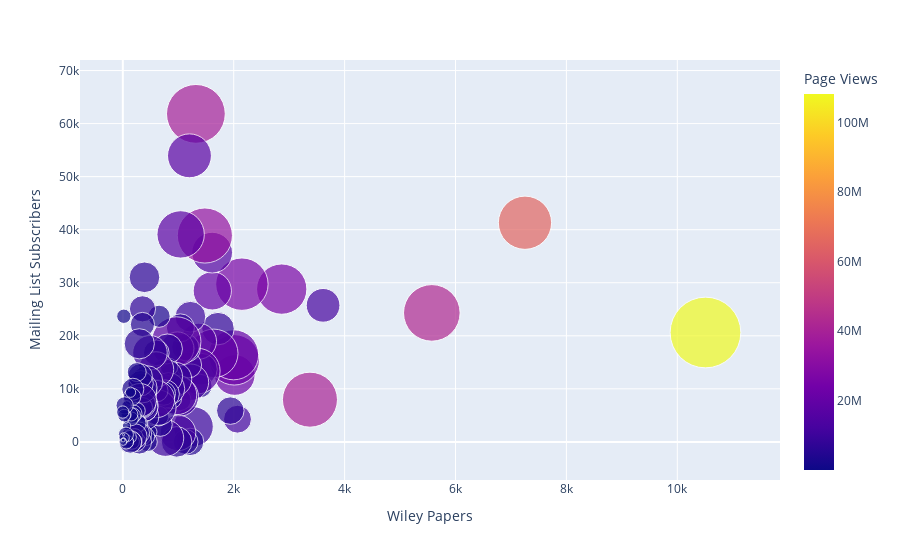

The notebook cell saved with this chart:
### Code cell
# Great. After playing around with a few settings above, I'm pretty happy with this...
# But I want to see what it looks like when I swap the Y axis and bubble size, and color-code a new metric.

px.scatter(data_frame = verticals,
           x="Wiley Papers",
           y="Mailing List Subscribers",
           size="Unique Visitors",
           color = "Page Views",
           hover_data=["WOL L2 Subject"],
           log_x=False,
           size_max=50)

### Figure 1 — Plotly figure (JSON) as saved in the notebook; plotly's stock layout.template omitted (floating-point values rounded to 4 significant figures)
{"data": [{"customdata": [["Materials Science"], ["General & Introductory Chemistry"], ["Earth Sciences"], ["Electrical & Electronics Engineering"], ["Ecology"], ["Food Science & Technology"], ["Cell & Molecular Biology"], ["Nanotechnology"], ["Plant Science"], ["Neurology"], ["Dermatology"], ["Physics"], ["Cardiovascular Disease"], ["Oncology & Radiotherapy"], ["Dentistry"], ["Economics"], ["Nursing"], ["Analytical Chemistry"], ["Mathematics"], ["Veterinary Medicine"], ["Pharmacology & Pharmaceutical Medicine"], ["Business & Management"], ["General & Internal Medicine"], ["Agriculture"], ["Hematology"], ["General & Introductory Medical Science"], ["Education"], ["Organic Chemistry"], ["Pharmaceutical & Medicinal Chemistry"], ["Civil Engineering & Construction"], ["Surgery & Surgical Specialties"], ["General Life Sciences"], ["Chemical Engineering"], ["Physical Chemistry"], ["Endocrinology"], ["Development Studies"], ["Neuroscience"], ["Political Science"], ["Basic Medical Sciences"], ["Obstetrics & Gynecology"], ["Gastroenterology & Hepatology"], ["Zoology & Animal Science"], ["Mechanical Engineering"], ["Genetics"], ["Environmental Studies"], ["Health & Social Care"], ["Anatomy & Physiology"], ["Radiology & Imaging"], ["Energy"], ["Biochemistry"], ["Computer Science"], ["Otolaryngology (Ear, Nose & Throat)"], ["Urology"], ["Aquaculture, Fisheries & Fish Science"], ["Statistics"], ["Clinical Psychology"], ["Developmental Psychology"], ["Catalysis"], ["Microbiology & Virology"], ["Mental Health & Addiction"], ["Psychiatry"], ["Geriatric Medicine"], ["Respiratory Medicine"], ["Pathology"], ["Rheumatology"], ["Philosophy"], ["General Psychology"], ["Anthropology"], ["Allergy & Clinical Immunology"], ["Geography"], ["Emergency Medicine"], ["Finance & Investments"], ["Evolution"], ["Anaesthesia & Pain Management"], ["Language & Linguistics"], ["Pediatrics"], ["Social Psychology"], ["Cognitive Psychology"], ["Family & Child Studies"], ["Sociology"], ["Transplantation"], ["Sports Medicine & Orthopedics"], ["Inorganic Chemistry"], ["Ophthalmology & Optometry"], ["Nutrition & Dietetics"], ["Accounting"], ["Social Policy & Welfare"], ["Psychotherapy & Counseling"], ["Evidence Based Medicine"], ["Religion & Theology"], ["Law"], ["Industrial Chemistry"], ["History"], ["Educational & School Psychology"], ["Intellectual Disability"], ["Nephrology"], ["Computational Chemistry & Molecular Modelling"], ["Biomedical Engineering"], ["Applied Psychology"], ["Cultural Studies"], ["Rehabilitation"], ["Archaeology"], ["Architecture"], ["Information Science & Technology"], ["Literature"], ["Personality & Individual Differences"], ["Astronomy"], ["Museum & Heritage Studies"], ["Industrial Engineering"], ["Environmental Chemistry"], ["Criminology"], ["Urban Studies"], ["General Computing"], ["Design & Graphic Design"], ["Psychological Methods, Research & Statistics"], ["Classical Studies"], ["Art & Photography"], ["Performing Arts & Music"], ["Communication & Media Studies"]], "hovertemplate": "Wiley Papers=%{x}<br>Mailing List Subscribers=%{y}<br>Unique Visitors=%{marker.size}<br>WOL L2 Subject=%{customdata[0]}<br>Page Views=%{marker.color}<extra></extra>", "legendgroup": "", "marker": {"color": [108276834, 65063710, 42990142, 11967947, 40704443, 26710134, 26392004, 11901017, 21957948, 22530976, 20461101, 7090974, 8284425, 18938580, 20459878, 16007464, 34128028, 9218427, 5259322, 16646092, 16336358, 39640865, 9851466, 9991489, 12058932, 5078390, 17756364, 10665427, 5604205, 5868916, 5781498, 18057888, 7105068, 4883654, 12089477, 12382512, 9816320, 14172657, 6903758, 17796857, 8923945, 3720179, 2831187, 9060614, 7854475, 10426923, 8771567, 6369205, 4656474, 4992920, 3944116, 2900447, 7629932, 6081505, 6395647, 12597636, 12617044, 2051114, 9823151, 2748294, 7482307, 5248387, 2549585, 3917970, 5058510, 5672184, 7395327, 7034802, 5597938, 5440128, 2544251, 8007541, 5776537, 6235320, 6848789, 4015245, 8757294, 4529476, 4973550, 6684098, 2586655, 3830889, 2686289, 2373965, 3187634, 4848485, 2114608, 5758715, 227007, 2076460, 3708246, 2005215, 2089720, 3165888, 1952188, 1416884, 1622519, 766668, 4131486, 1246173, 1429854, 589833, 714040, 1533003, 726690, 1638285, 163480, 364659, 394291, 3053236, 1439619, 834971, 1461297, 115964, 172480, 25924, 358123, 118159, 982700], "coloraxis": "coloraxis", "size": [14612560, 8284404, 9372019, 3322269, 8852712, 7401176, 8027824, 2273448, 4835726, 7440547, 7331718, 2218636, 3094044, 6856644, 4283285, 4846454, 8884178, 2943694, 1596375, 3801544, 6119091, 10101613, 4652013, 2757509, 3905745, 2195080, 5634260, 1932707, 1837152, 1803500, 2154816, 6557916, 2298617, 1387926, 4499469, 3717320, 3225236, 4537976, 2738561, 7114697, 3388090, 1245283, 899531, 3079811, 2620702, 3900883, 3496894, 2347588, 1628783, 1640857, 1436530, 1163044, 3645201, 1458899, 1930878, 3629692, 4091850, 549384, 3490050, 1089951, 2915823, 1984736, 970058, 1395366, 1730373, 2090883, 2743853, 2242386, 1912232, 1953608, 1139758, 2003287, 1712810, 2639881, 1875044, 1716335, 3244906, 1718543, 1738089, 2668456, 892566, 1478391, 794966, 985487, 1051132, 1083920, 781444, 1873116, 107044, 908780, 1411551, 709470, 886116, 1168494, 643326, 547200, 521144, 308744, 1494602, 520149, 468375, 202301, 268269, 606750, 316568, 661600, 80174, 122894, 153622, 868593, 471311, 312114, 602242, 43498, 71213, 13147, 149283, 45921, 444663], "sizemode": "area", "sizeref": 5845.0, "symbol": "circle"}, "mode": "markers", "name": "", "orientation": "v", "showlegend": false, "type": "scatter", "x": [10508, 7253, 5573, 3612, 3375, 2866, 2148, 2068, 2019, 2010, 1998, 1939, 1717, 1641, 1614, 1611, 1480, 1418, 1399, 1365, 1342, 1318, 1272, 1219, 1219, 1214, 1202, 1189, 1173, 1133, 1128, 1043, 1039, 1033, 1012, 995, 984, 978, 970, 964, 936, 874, 834, 825, 806, 769, 765, 765, 738, 678, 654, 648, 642, 614, 604, 600, 598, 493, 490, 448, 437, 417, 410, 401, 397, 397, 391, 385, 384, 359, 359, 355, 354, 348, 322, 314, 308, 302, 299, 297, 288, 279, 256, 255, 251, 240, 216, 209, 196, 188, 181, 179, 168, 166, 166, 157, 152, 139, 135, 124, 77, 68, 68, 64, 56, 56, 54, 38, 38, 33, 24, 24, 19, 17, 17, 13, 8, 6, 0], "xaxis": "x", "y": [20618, 41309, 24314, 25742, 7957, 28799, 29731, 4280, 12611, 15469, 16418, 5894, 21347, 16696, 28465, 35677, 38901, 13706, 10533, 18976, 13346, 61833, 2875, 23595, 11248, 0, 53925, 14499, 17502, 0, 17847, 39109, 21496, 7939, 8503, 1698, 17598, 8851, 0, 18935, 11813, 8180, 14134, 10009, 17532, 715, 12311, 9019, 9122, 3275, 23681, 4872, 6452, 9661, 16791, 13666, 8059, 1890, 16803, 0, 11393, 4753, 1015, 8958, 6119, 6908, 31029, 6480, 9453, 6971, 6489, 25079, 22130, 10162, 11053, 12451, 7865, 1478, 0, 18492, 3391, 1669, 5873, 3511, 13165, 0, 953, 1063, 0, 5318, 9931, 4957, 8495, 0, 0, 4347, 5191, 9364, 0, 891, 0, 3030, 6853, 0, 5125, 1371, 3991, 488, 5194, 6882, 4957, 750, 23681, 430, 0, 1350, 0, 353, 5623], "yaxis": "y"}], "layout": {"coloraxis": {"colorbar": {"title": {"text": "Page Views"}}, "colorscale": [[0, "#0d0887"], [0.1111, "#46039f"], [0.2222, "#7201a8"], [0.3333, "#9c179e"], [0.4444, "#bd3786"], [0.5556, "#d8576b"], [0.6667, "#ed7953"], [0.7778, "#fb9f3a"], [0.8889, "#fdca26"], [1, "#f0f921"]]}, "legend": {"itemsizing": "constant", "tracegroupgap": 0}, "margin": {"t": 60}, "xaxis": {"anchor": "y", "domain": [0, 1], "title": {"text": "Wiley Papers"}}, "yaxis": {"anchor": "x", "domain": [0, 1], "title": {"text": "Mailing List Subscribers"}}}}
